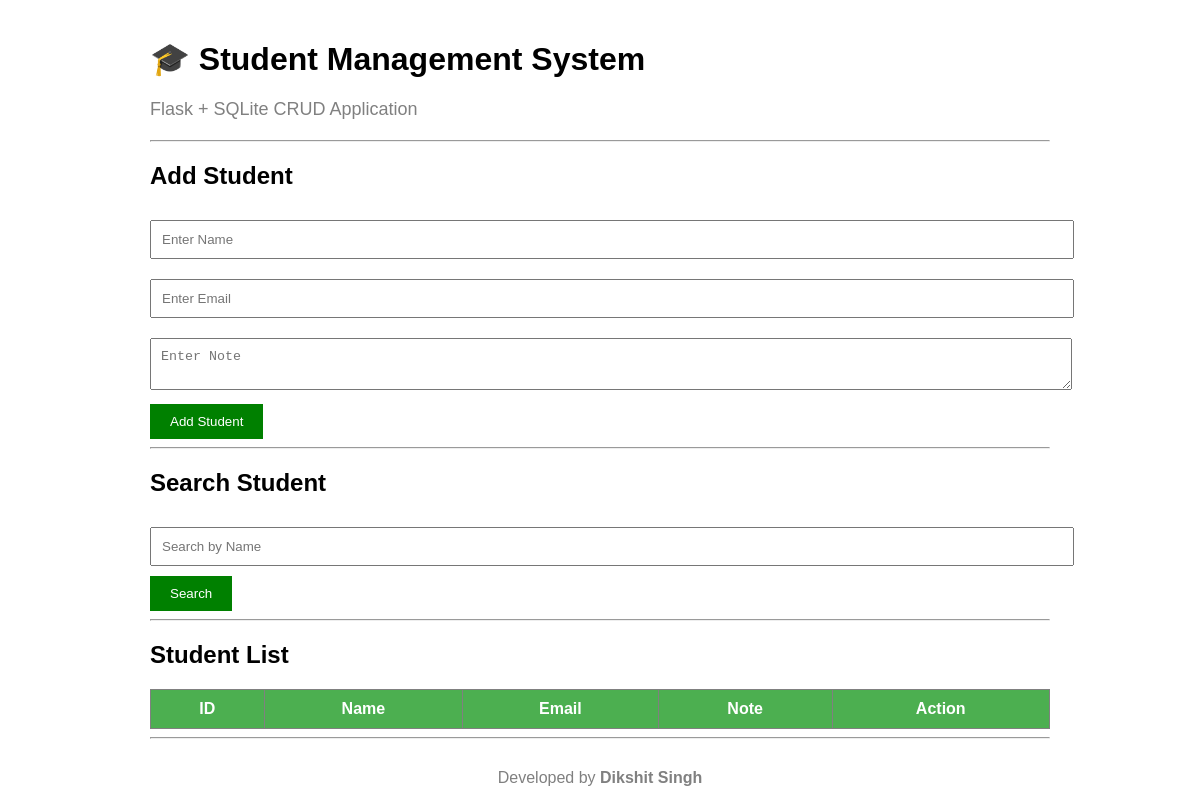
Before: / with the older database file.
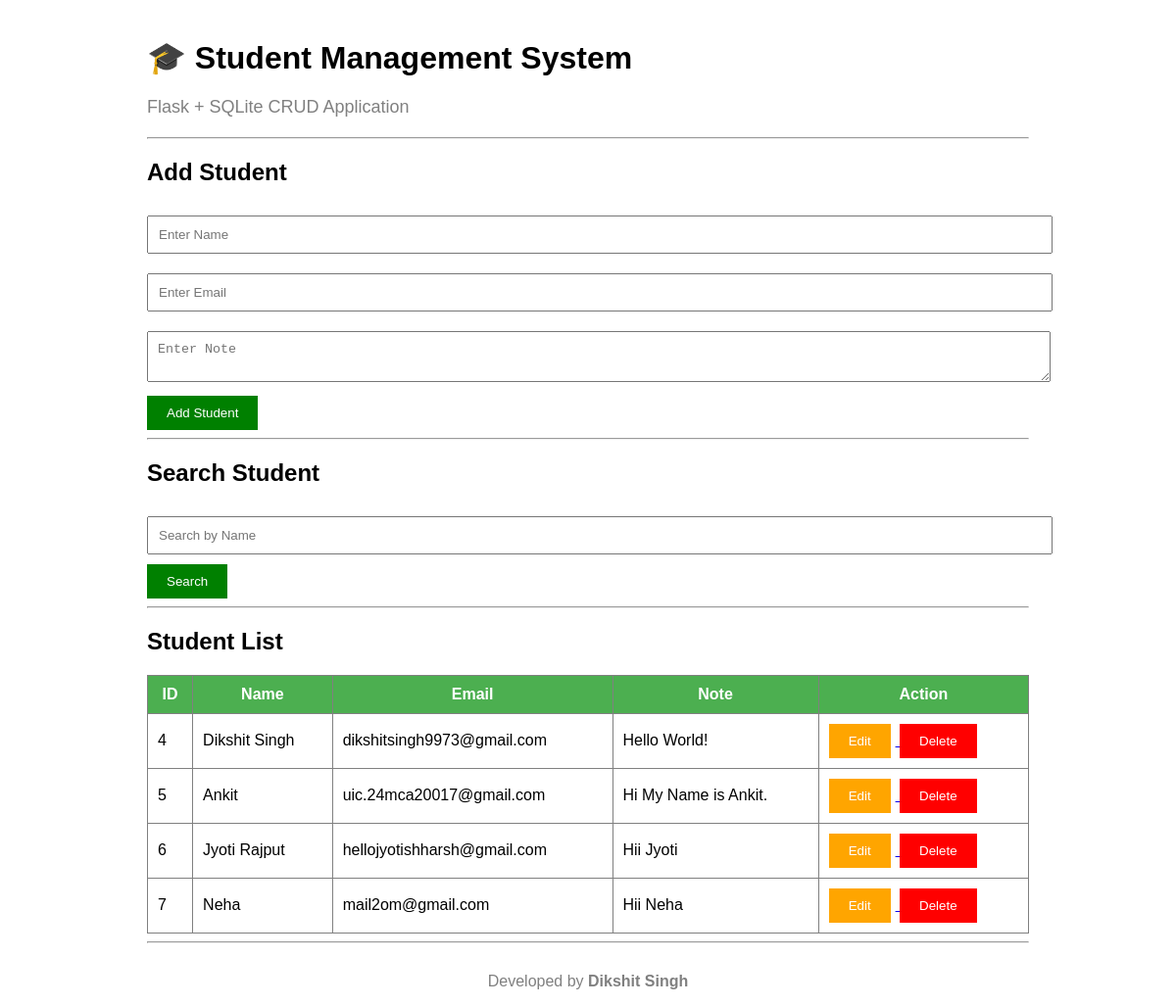
After: the same page with the newer database file.
### tables this page shows
CREATE TABLE students(
            id INTEGER PRIMARY KEY AUTOINCREMENT,
            name TEXT NOT NULL,
            email TEXT NOT NULL,
            note TEXT NOT NULL
        );

### app.py (the view)
@app.route("/")
def home():
    search = request.args.get("search", "")
    conn = sqlite3.connect("database.db")
    cursor = conn.cursor()
    if search:
        cursor.execute(
            "SELECT * FROM students WHERE name LIKE ?",
            ('%' + search + '%',)
        )
    else:
        cursor.execute("SELECT * FROM students")
    students = cursor.fetchall()
    conn.close()
    return render_template(
        "index.html",
        students=students,
        search=search
    )

### templates/index.html (shortened to what this page needs)
<!DOCTYPE html>
<html lang="en">
<head>
    <link rel="stylesheet"
          href="{{ url_for('static', filename='style.css') }}">
</head>
<body>
    <h1>🎓 Student Management System</h1>
    <p class="subtitle">
        Flask + SQLite CRUD Application
    </p>
    <hr>
    <h2>Add Student</h2>
    <form action="/add" method="POST">
        <input
            type="text"
            name="name"
            placeholder="Enter Name"
            required>
        <input
            type="email"
            name="email"
            placeholder="Enter Email"
            required>
        <textarea
            name="note"
            placeholder="Enter Note"
            required></textarea>
        <button type="submit">
            Add Student
        </button>
    </form>
    <hr>
    <h2>Search Student</h2>
    <form method="GET">
        <input
            type="text"
            name="search"
            placeholder="Search by Name"
            value="{{ search }}">
        <button type="submit">
            Search
        </button>
    </form>
    <hr>
    <h2>Student List</h2>
    <table>
        <tr>
            <th>ID</th>
            <th>Name</th>
            <th>Email</th>
            <th>Note</th>
            <th>Action</th>
        </tr>
        {% for student in students %}
        <tr>
            <td>{{ student[0] }}</td>
            <td>{{ student[1] }}</td>
            <td>{{ student[2] }}</td>
            <td>{{ student[3] }}</td>
            <td>
                <a href="/edit/{{ student[0] }}">
                    <button type="button" class="edit">
                        Edit
                    </button>
                </a>
                <a href="/delete/{{ student[0] }}"
                   onclick="return confirm('Are you sure you want to delete this student?');">
                    <button type="button" class="delete">
                        Delete
                    </button>
                </a>
            </td>
        </tr>
        {% endfor %}
    </table>
    <hr>
    <footer>
        <p>
            Developed by <strong>Dikshit Singh</strong>
        </p>
    </footer>
</body>
</html>

### static/style.css (style rules this page uses)
body { font-family:Arial; width:900px; margin:auto; margin-top:40px; }
input, textarea { width:100%; padding:10px; margin-top:10px; margin-bottom:10px; }
button { padding:10px 20px; background:green; color:white; border:none; cursor:pointer; }
table { width:100%; border-collapse:collapse; margin-top:20px; }
table, th, td { border:1px solid gray; }
th { background:#4CAF50; color:white; padding:10px; }
td { padding:10px; }
.edit { background:orange; }
.delete { background:red; }
.subtitle { color: gray; font-size:18px; margin-bottom:20px; }
.edit { background:orange; color:white; margin-right:5px; }
.delete { background:red; color:white; }
footer { text-align:center; margin-top:30px; color:gray; }

Changed rows visible on the page:
added students: id "4", name "Dikshit Singh", email "dikshitsingh9973@gmail.com", note "Hello World!"
added students: id "5", name "Ankit", email "uic.24mca20017@gmail.com", note "Hi My Name is Ankit."
added students: id "6", name "Jyoti Rajput", email "hellojyotishharsh@gmail.com", note "Hii Jyoti"
added students: id "7", name "Neha", email "mail2om@gmail.com", note "Hii Neha"
